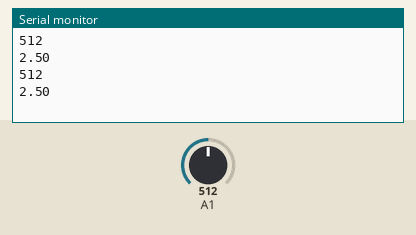
Recording of a sketch running on a simulated Arduino Uno, built with avr-gcc and run on an emulated ATmega328P. Shown: the last lines printed to the serial monitor. Inputs (shaded band) come from the test bench; at power-on: A1 = 512.

Above: at 1.8 s.
1.9 s: A1 set to 716
At 2.8 s:
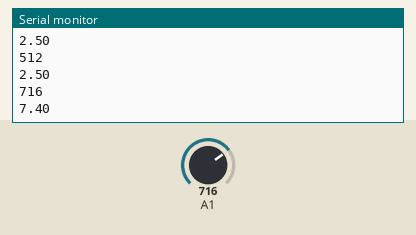
3.4 s: A1 set to 900
At 4.8 s:
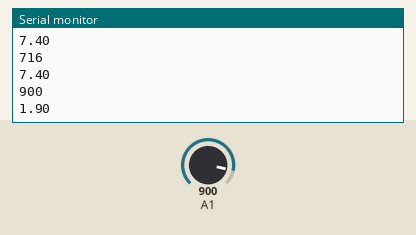
Timing chart, 0 to 6.4 s (numbered marks = the images above; inputs shaded):
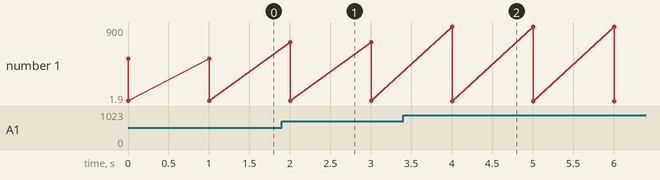

The sketch:

battery_voltage_by_module.ino
```cpp
int vb_1;
float vb_2;
float calb_vb;
void setup()
{
Serial.begin(9600);
}
void loop()
{

vb_1=analogRead(A1);
Serial.println(vb_1);
calb_vb=vb_1/4.092;
vb_1=(int)calb_vb;//
vb_2=((vb_1%100)/10.0);

Serial.println(vb_2);
delay(1000);
}
```

Measured:
- after the input at 1.9 s, the serial monitor: prints a new line after 0.10 s (image 1)
- after the input at 3.4 s, the serial monitor: prints a new line after 0.60 s (image 2)
- plotted number 1: 2.5 → 7.4 after the input at 1.9 s, 7.4 → 1.9 after the input at 3.4 s
